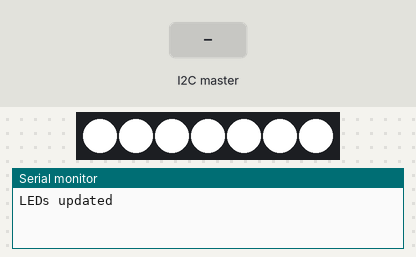
The sketch below on a simulated Arduino Uno, built with avr-gcc and run on an emulated ATmega328P. On the bench: 7 RGB LEDs in strip order, left to right, the last lines printed to the serial monitor. The test bench sets the inputs (shaded band). Dim RGB values are drawn brighter than linear.

Above: at 1.2 s.
1.3 s: the I2C master sends the byte 1
At 2.5 s:
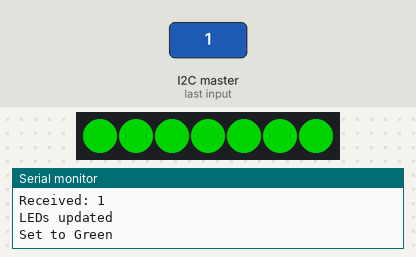
2.8 s: the I2C master sends the byte 2
At 3.7 s:
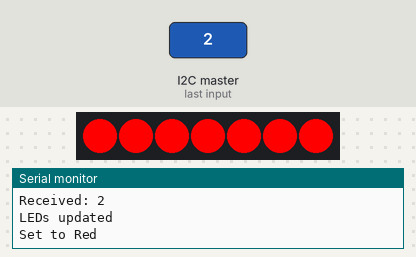
4.3 s: the I2C master sends the byte 0
At 4.9 s:
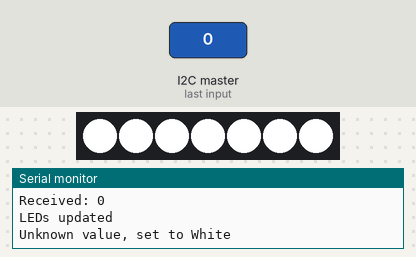
Timing chart, 0 to 7.3 s (numbered marks = the images above; inputs shaded):
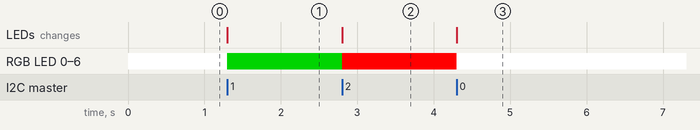

The sketch:

I2C_Slave_arduino.ino
```cpp
#include <Wire.h>
#include <FastLED.h>

#define SLAVE_ADDRESS 0x47  // I2C address of the Arduino
#define NUM_LEDS 7
#define DATA_PIN 6

// Define a single array for the LED strip
CRGB leds[NUM_LEDS];

bool chaseActive = false; // Flag for chase effect

void setup() {
    Serial.begin(115200);       // Initialize serial for debugging
    Wire.begin(SLAVE_ADDRESS);  // Set I2C address
    Wire.onReceive(receiveData); // Register the I2C receive function

    FastLED.addLeds<WS2812, DATA_PIN, GRB>(leds, NUM_LEDS); // Configure LED strip
    FastLED.setBrightness(255);  // Set global brightness to max
    setLedsToColor(CRGB::White); // Initial color to white
}

void loop() {
    if (chaseActive) {
        runChaseEffect(CRGB::White);  // Run chase effect in Blue
    }
}

// Function to set all LEDs to a specific color
void setLedsToColor(CRGB color) {
    chaseActive = false; // Stop chase effect
    for (int i = 0; i < NUM_LEDS; i++) {
        leds[i] = color;
    }
    FastLED.show(); // Update the LEDs
    Serial.println("LEDs updated");
}

// Function to run the chase effect
void runChaseEffect(CRGB color) {
    static int currentLED = 0;

    // Reset all LEDs to off (Black)
    for (int i = 0; i < NUM_LEDS; i++) {
        leds[i] = CRGB::Red;
    }

    // Light up the current LED
    leds[currentLED] = color;

    // Move to the next LED
    currentLED++;

    // If we reach the end of the strip, start over
    if (currentLED >= NUM_LEDS) {
        currentLED = 0;
    }

    FastLED.show();  // Update the LEDs
    delay(100);      // Adjust speed of the chase
}

// Function to receive integer data over I2C
void receiveData(int byteCount) {
    if (Wire.available()) {
        int receivedValue = Wire.read();  // Read the received integer
        Serial.print("Received: ");
        Serial.println(receivedValue);

        // Change LED color based on received value
        switch (receivedValue) {
            case 1:
                setLedsToColor(CRGB::Green);
                Serial.println("Set to Green");
                break;
            case 2:
                setLedsToColor(CRGB::Red);
                Serial.println("Set to Red");
                break;
            case 3:
                setLedsToColor(CRGB::Blue);
                Serial.println("Set to Blue");
                break;
            case 4:
                setLedsToColor(CRGB::White);
                Serial.println("Set to White");
                break;
            case 5:
                chaseActive = true; // Enable chase effect
                Serial.println("Chase effect activated");
                break;
            default:
                setLedsToColor(CRGB::White); // Default color
                Serial.println("Unknown value, set to White");
                break;
        }
    }
}
```

Measured:
- after the input at 1.3 s, RGB LED 0–6: RGB(255, 255, 255) → RGB(0, 128, 0) at once; the LEDs: change at once (image 1)
- after the input at 2.8 s, RGB LED 0–6: RGB(0, 128, 0) → RGB(255, 0, 0) at once; the LEDs: change at once (image 2)
- after the input at 4.3 s, RGB LED 0–6: RGB(255, 0, 0) → RGB(255, 255, 255) at once; the LEDs: change at once (image 3)
